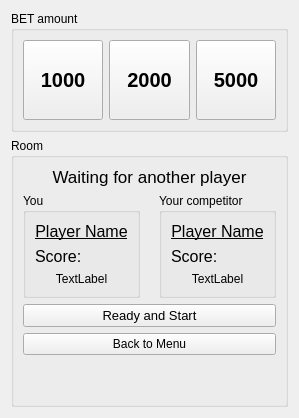
          <widget class="QWidget" name="roomTab">
            <attribute name="title">
              <string/>
            </attribute>
            <layout class="QVBoxLayout" name="verticalLayout_8">
              <item>
                <widget class="QGroupBox" name="BETGRP">
                  <property name="title">
                    <string>BET amount</string>
                  </property>
                  <layout class="QHBoxLayout" name="horizontalLayout_10">
                    <item>
                      <widget class="QPushButton" name="btnBET1000">
                        <property name="minimumSize">
                          <size>
                            <width>0</width>
                            <height>80</height>
                          </size>
                        </property>
                        <property name="font">
                          <font>
                            <pointsize>15</pointsize>
                            <bold>true</bold>
                          </font>
                        </property>
                        <property name="text">
                          <string>1000</string>
                        </property>
                      </widget>
                    </item>
                    <item>
                      <widget class="QPushButton" name="btnBET2000">
                        <property name="minimumSize">
                          <size>
                            <width>0</width>
                            <height>80</height>
                          </size>
                        </property>
                        <property name="font">
                          <font>
                            <pointsize>15</pointsize>
                            <bold>true</bold>
                          </font>
                        </property>
                        <property name="text">
                          <string>2000</string>
                        </property>
                      </widget>
                    </item>
                    <item>
                      <widget class="QPushButton" name="btnBET5000">
                        <property name="minimumSize">
                          <size>
                          <width>0</width>
                          <height>80</height>
                          </size>
                        </property>
                        <property name="font">
                          <font>
                          <pointsize>15</pointsize>
                          <bold>true</bold>
                          </font>
                        </property>
                        <property name="text">
                          <string>5000</string>
                        </property>
                      </widget>
                    </item>
                  </layout>
                </widget>
              </item>
              <item>
                <widget class="QGroupBox" name="roomGRP">
                  <property name="title">
                    <string>Room</string>
                  </property>
                  <layout class="QVBoxLayout" name="verticalLayout_3">
                    <item>
                      <widget class="QLabel" name="roomStatus">
                        <property name="font">
                          <font>
                            <pointsize>13</pointsize>
                          </font>
                        </property>
                        <property name="text">
                          <string>Waiting for another player</string>
                        </property>
                        <property name="alignment">
                          <set>Qt::AlignCenter</set>
                        </property>
                      </widget>
                    </item>
                    <item>
                      <layout class="QHBoxLayout" name="horizontalLayout_11">
                        <item>
                          <widget class="QGroupBox" name="groupBox">
                            <property name="title">
                              <string>You</string>
                            </property>
                            <layout class="QVBoxLayout" name="verticalLayout_5">
                              <item>
                                <widget class="QLabel" name="player_name_1">
                                  <property name="font">
                                    <font>
                                      <pointsize>12</pointsize>
                                      <underline>true</underline>
                                    </font>
                                  </property>
                                  <property name="text">
                                    <string>Player Name</string>
                                  </property>
                                  <property name="alignment">
                                    <set>Qt::AlignCenter</set>
                                  </property>
                                </widget>
                              </item>
                              <item>
                                <widget class="QLabel" name="label_11">
                                  <property name="font">
                                    <font>
                                      <pointsize>12</pointsize>
                                    </font>
                                  </property>
                                  <property name="text">
                                    <string>Score:</string>
                                  </property>
                                </widget>
                              </item>
                                <item>
                                <widget class="QLabel" name="player1_score">
                                  <property name="text">
                                    <string>TextLabel</string>
                                  </property>
                                  <property name="alignment">
                                    <set>Qt::AlignCenter</set>
                                  </property>
                                </widget>
                              </item>
                            </layout>
                          </widget>
                        </item>
                        <item>
                          <widget class="QLabel" name="label_pic_vs">
                            <property name="maximumSize">
                              <size>
                              <width>100</width>
                              <height>100</height>
                              </size>
                            </property>
                            <property name="text">
                              <string/>
                            </property>
                            <property name="pixmap">
                              <pixmap resource="resource.qrc">:/resources/Products/images/versus.jpg</pixmap>
                            </property>
                            <property name="scaledContents">
                              <bool>true</bool>
                            </property>
                          </widget>
                        </item>
                        <item>
                          <widget class="QGroupBox" name="groupBox_4">
                            <property name="title">
                              <string>Your competitor</string>
                            </property>
                            <layout class="QVBoxLayout" name="verticalLayout_7">
                              <item>
                                <widget class="QLabel" name="player_name_2">
                                  <property name="font">
                                    <font>
                                      <pointsize>12</pointsize>
                                      <underline>true</underline>
                                    </font>
                                  </property>
                                  <property name="text">
                                    <string>Player Name</string>
                                  </property>
                                  <property name="alignment">
                                    <set>Qt::AlignCenter</set>
                                  </property>
                                </widget>
                              </item>
                              <item>
                                <widget class="QLabel" name="label_12">
                                  <property name="font">
                                    <font>
                                      <pointsize>12</pointsize>
                                    </font>
                                  </property>
                                  <property name="text">
                                    <string>Score:</string>
                                  </property>
                                </widget>
                              </item>
                              <item>
                                <widget class="QLabel" name="player2_score">
                                  <property name="text">
                                    <string>TextLabel</string>
                                  </property>
                                  <property name="alignment">
                                    <set>Qt::AlignCenter</set>
                                  </property>
                                </widget>
                              </item>
                            </layout>
                          </widget>
                        </item>
                      </layout>
                    </item>
                    <item>
                      <widget class="QPushButton" name="btnStartPvP">
                        <property name="font">
                          <font>
                            <pointsize>10</pointsize>
                          </font>
                        </property>
                        <property name="text">
                          <string>Ready and Start</string>
                        </property>
                      </widget>
                    </item>
                    <item>
                      <widget class="QPushButton" name="btnBackToMenu_Room">
                      <property name="text">
                        <string>Back to Menu</string>
                      </property>
                      </widget>
                    </item>
                    <item>
                      <spacer name="verticalSpacer_2">
                        <property name="orientation">
                          <enum>Qt::Vertical</enum>
                        </property>
                        <property name="sizeType">
                          <enum>QSizePolicy::Fixed</enum>
                        </property>
                        <property name="sizeHint" stdset="0">
                          <size>
                            <width>20</width>
                            <height>40</height>
                          </size>
                        </property>
                      </spacer>
                    </item>
                  </layout>
                </widget>
              </item>
            </layout>
          </widget>
